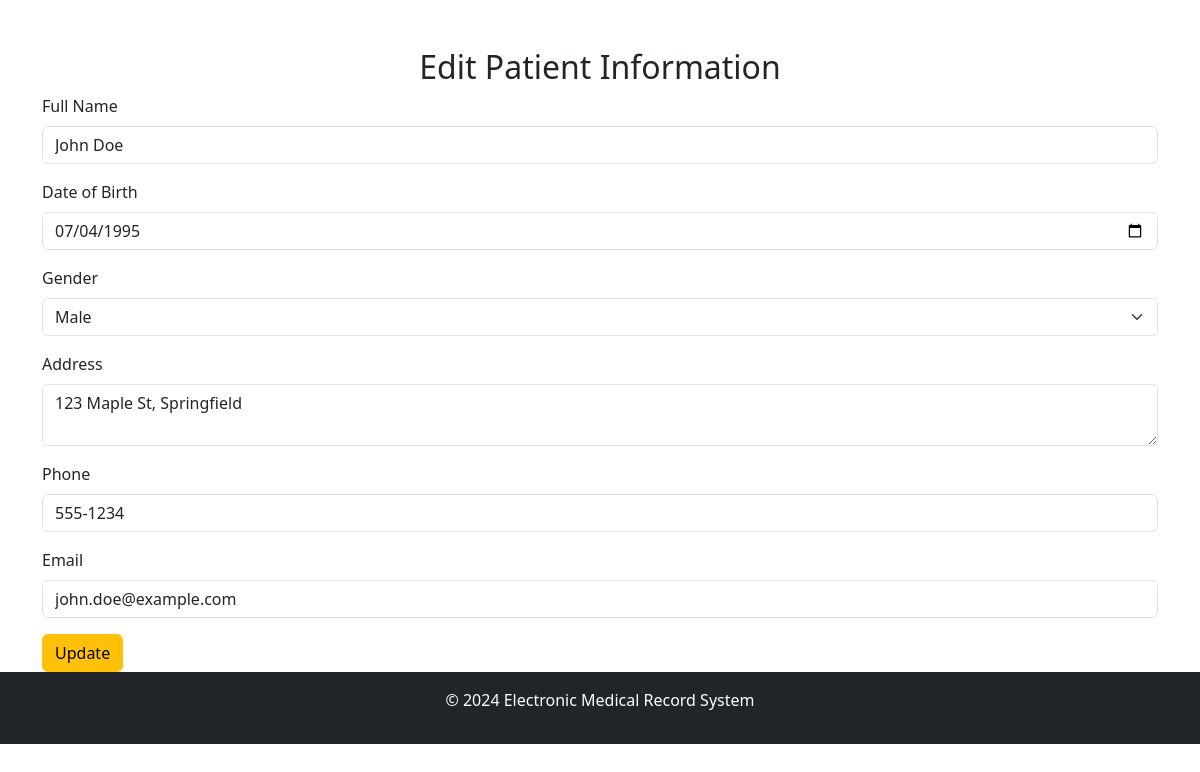
Page /edit_patient.php?id=1 on the committed database.
### tables this page shows
CREATE TABLE `patients` (
  `id` int(11) NOT NULL,
  `full_name` varchar(255) NOT NULL,
  `date_of_birth` date NOT NULL,
  `gender` varchar(50) NOT NULL,
  `address` text NOT NULL,
  `phone` varchar(15) NOT NULL,
  `email` varchar(100) NOT NULL
);

### edit_patient.php (the view, shortened to what this page needs)
<?php
include('inc/db.php');
if (isset($_GET['id'])) {
    $id = $_GET['id'];
    $sql = "SELECT * FROM patients WHERE id=$id";
    $result = $conn->query($sql);
    $patient = $result->fetch_assoc();
}
?>
<?php include('inc/header.php'); ?>
<div class="container mt-5">
    <h2 class="text-center">Edit Patient Information</h2>
    <form action="update_patient_action.php" method="POST">
        <div class="mb-3">
            <label for="full_name" class="form-label">Full Name</label>
            <input type="text" class="form-control" id="full_name" name="full_name" value="<?php echo $patient['full_name']; ?>" required>
        </div>
        <div class="mb-3">
            <label for="date_of_birth" class="form-label">Date of Birth</label>
            <input type="date" class="form-control" id="date_of_birth" name="date_of_birth" value="<?php echo $patient['date_of_birth']; ?>" required>
        </div>
        <div class="mb-3">
            <label for="gender" class="form-label">Gender</label>
            <select class="form-select" id="gender" name="gender" required>
                <option value="Male" <?php echo ($patient['gender'] == 'Male') ? 'selected' : ''; ?>>Male</option>
            </select>
        </div>
        <div class="mb-3">
            <label for="address" class="form-label">Address</label>
            <textarea class="form-control" id="address" name="address" required><?php echo $patient['address']; ?></textarea>
        </div>
        <div class="mb-3">
            <label for="phone" class="form-label">Phone</label>
            <input type="tel" class="form-control" id="phone" name="phone" value="<?php echo $patient['phone']; ?>" required>
        </div>
        <div class="mb-3">
            <label for="email" class="form-label">Email</label>
            <input type="email" class="form-control" id="email" name="email" value="<?php echo $patient['email']; ?>" required>
        </div>
        <button type="submit" class="btn btn-warning">Update</button>
    </form>
</div>
<?php include('inc/footer.php'); ?>

### css/style.css (style rules this page uses)
body { font-family: Arial, sans-serif; }
.container { margin-top: 30px; }

### rows in the picture
patients: full_name "John Doe", date_of_birth "07/04/1995", gender "Male", address "123 Maple St, Springfield", phone "555-1234", email "john.doe@example.com"
